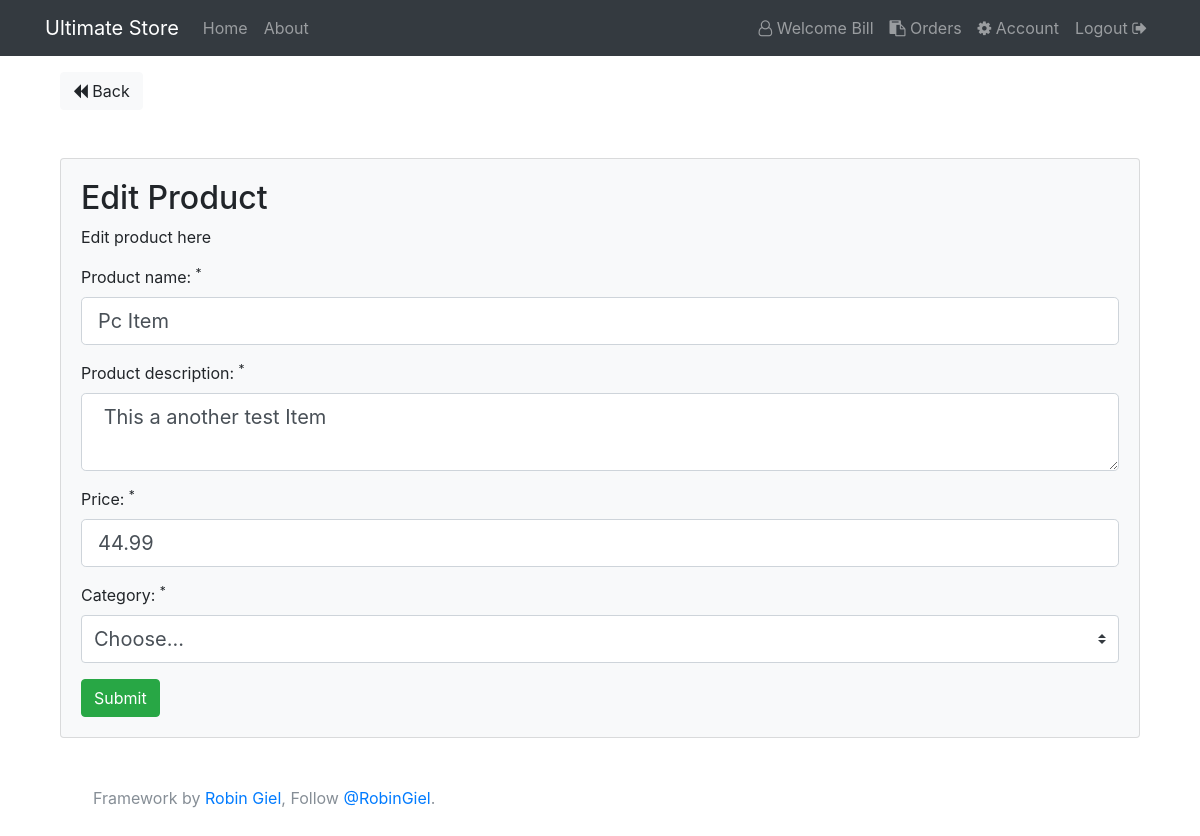
Page /products/edit/31 (signed in) on the committed database.
### tables this page shows
CREATE TABLE `users` (
  `id` int(11) NOT NULL,
  `name` varchar(255) NOT NULL,
  `email` varchar(255) NOT NULL,
  `password` varchar(255) NOT NULL,
  `created_at` datetime NOT NULL DEFAULT CURRENT_TIMESTAMP,
  `role` varchar(255) NOT NULL
);

CREATE TABLE `products` (
  `id` int(11) NOT NULL,
  `name` varchar(255) NOT NULL,
  `description` varchar(255) NOT NULL,
  `category` int(11) NOT NULL,
  `price` double(10,2) NOT NULL,
  `img` varchar(255) NOT NULL,
  `user_id` int(11) NOT NULL
);

### app/controllers/Products.php (called while the page is built, shortened)
<?php
    class Products extends Controller {
        public function __construct(){
            $this->productModel = $this->model('Product');
            $this->userModel = $this->model('User');
            $this->categoryModel = $this->model('Category');
        }
            public function edit($id){
            if($_SERVER['REQUEST_METHOD'] == 'POST'){
                $_POST = filter_input_array(INPUT_POST, FILTER_SANITIZE_STRING);
            $data = [
                'id' => $id,
                'name' => trim($_POST['name']),
                'description' => trim($_POST['description']),
                'category' => trim($_POST['category']),
                'price' => trim($_POST['price']),
                'img' => $_FILES['img']['name'],
                'user_id' => $_SESSION['user_id'],
                'name_err' => '',
                'description_err' => '',
                'category_err' => '',
                'price_err' => '',
                'img_error' => ''
            ];
            if(empty($data['name'])){
                $data['name_err'] = 'Please enter product name';
            }
            if(empty($data['category'])){
                $data['category_err'] = 'Please choose category';
            }
            if(empty($data['description'])){
                $data['description_err'] = 'Please enter description text';
            }
            if(empty($data['price'])){
                $data['price_err'] = 'Please enter price';
            }
            if(empty($data['img'])){
                $data['img_error'] = 'Please upload an image';
            }
            if(empty($data['name_err']) && empty($data['category_err']) && empty($data['description_err']) && empty($data['price_err'])){
                if($this->productModel->updateProduct($data)){
                    flash('post_message', 'Product Updated');
                    redirect('products');
                } else{
                    die('something went wrong');
                }
            }  else {
                $this->view('products/edit', $data);
            }
            } else {
                $product = $this->productModel->getProductById($id);
                $category = $this->categoryModel->getCategory();
            $data = [
                'id' => $id,
                'name' => $product->name,
                'description' => $product->description,
                'category' => $category,
                'price' => $product->price
            ];
            }
            $this->view('products/edit', $data);
        }
    }

### app/libraries/Core.php (called while the page is built, shortened)
<?php
class Core{
    protected $currentMethod = 'index';
    public function __construct(){
        $url = $this->getUrl();
        if(file_exists('../app/controllers/' . ucwords($url[0]).'.php')){
            unset($url[0]);
        }
        $this->currentController =  new $this->currentController;
        if(isset($url[1])){
            if(method_exists($this->currentController, $url[1])){
                $this->currentMethod = $url[1];
                unset($url[1]);
            }
        }
        $this->params = $url ? array_values($url) : [];
        call_user_func_array([$this->currentController, $this->currentMethod], $this->params);
    }
    public function getUrl(){
        if(isset($_GET['url'])){
            $url = trim($_GET['url'], '/');
            $url = filter_var($url, FILTER_SANITIZE_URL);
            $url = explode('/', $url);
            return $url;
        }
    }
}

### public/index.php (called while the page is built, shortened)
<?php
$init = new Core;

### app/libraries/Database.php (called while the page is built, shortened)
<?php
    class Database {
        private $host = DB_HOST;
        private $user = DB_USER;
        private $pass = DB_PASS;
        private $dbname = DB_NAME;
        private $dbh;
        private $stmt;
        public function __construct(){
            $dsn = 'mysql:host=' . $this->host . ';dbname=' . $this->dbname;
            $options = array(
                PDO::ATTR_PERSISTENT => true,
                PDO::ATTR_ERRMODE => PDO::ERRMODE_EXCEPTION
            );
            try{
                $this->dbh = new PDO($dsn, $this->user, $this->pass, $options);
            } catch(PDOException $e){
                $this->error = $e->getMessage();
                echo $this->error;
            }
        }
        public function query($sql){
            $this->stmt = $this->dbh->prepare($sql);
        }
        public function bind($param, $value, $type = null){
            if(is_null($type)){
                switch (true){
                    default:
                    $type = PDO::PARAM_STR;
                }
            }
            $this->stmt->bindValue($param, $value, $type);
        }
        public function execute(){
            return $this->stmt->execute();
        }
        public function single(){
            $this->execute();
            return $this->stmt->fetch(PDO::FETCH_OBJ);
        }
    }

### app/models/User.php (called while the page is built, shortened)
<?php
    class User {
        private $db;
        public function __construct(){
            $this->db = new Database;
        }
         public function getUserById($id){
            $this->db->query('SELECT * FROM users WHERE id = :id');
            $this->db->bind(':id', $id);
            $row = $this->db->single();
            return $row;
        }
    }

### app/models/Product.php (called while the page is built, shortened)
<?php
    class Product{
        private $db;
        public function __construct(){
            $this->db = new Database;
        }
        public function getProductById($id){
            $this->db->query('SELECT * FROM products WHERE id = :id');
            $this->db->bind(':id', $id);
            $row = $this->db->single();
            return $row;
        }
    }

### app/views/products/edit.php (the view, shortened to what this page needs)
<?php require APPROOT . '/views/inc/header.php'; ?>
    <a href="<?php echo URLROOT; ?>/products" class="btn btn-light"><i class="fa fa-backward"></i> Back</a>
    <div class="card card-body bg-light mt-5">
        <h2>Edit Product</h2>
        <p>Edit product here </p>
        <form enctype="multipart/form-data" action="<?php echo URLROOT; ?>/products/edit/ <?php echo $data['id']; ?>" method="post">
        <div class="form-group">
            <label for="name">Product name: <sup>*</sup></label>
            <input type="text" name="name" class="form-control form-control-lg
            <?php echo(!empty($data['name_err'])) ? 'is-invalid' : ''; ?>" value="<?php echo $data['name']; ?>">
        </div>
        <div class="form-group">
            <label for="description">Product description: <sup>*</sup></label>
            <textarea name="description" class="form-control form-control-lg
            <?php echo(!empty($data['description_err'])) ? 'is-invalid' : ''; ?>"> <?php echo $data['description']; ?></textarea>
        </div>
        <div class="form-group">
            <label for="price">Price: <sup>*</sup></label>
             <input type="number" min="0" step="0.01" data-number-to-fixed="2" data-number-stepfactor="100" name="price" class="form-control form-control-lg
            <?php echo(!empty($data['price_err'])) ? 'is-invalid' : ''; ?>" value="<?php echo $data['price']; ?>">
        </div>
        <div class="form-group">
            <label for="category">Category: <sup>*</sup></label>
      <select name="category" class="custom-select mr-sm-2 form-control form-control-lg <?php echo(!empty($data['category_err'])) ? 'is-invalid' : ''; ?>" id="inlineFormCustomSelect">
        <option selected>Choose...</option>
      </select>
        </div>
        <input type="submit" class="btn btn-success" value="Submit">
        </form>
    </div>
<?php require APPROOT . '/views/inc/footer.php'; ?>

### app/views/inc/navbar.php (shortened to what this page needs)
<header>
<nav class="navbar navbar-expand-lg navbar-dark bg-dark mb-3">
    <div class="container">
      <a class="navbar-brand" href="<?php echo URLROOT; ?>/pages/index"><?php echo SITENAME; ?></a>
      <div class="collapse navbar-collapse" id="navbarsExampleDefault">
        <ul class="navbar-nav mr-auto">
          <li class="nav-item">
            <a class="nav-link" href="<?php echo URLROOT; ?>/pages/index">Home</a>
          </li>
          <li class="nav-item">
            <a class="nav-link" href="<?php echo URLROOT; ?>/pages/about">About</a>
          </li>
        </ul>
        <ul class="navbar-nav ml-auto">
         <?php
         if(isset($_SESSION['user_id']) && $_SESSION['user_role'] === 'medewerker' ) : ?>
          <li class="nav-item">
            <a class="nav-link" href="#"><i class="fa fa-user-o" aria-hidden="true"></i> Welcome <?php $id = $_SESSION['user_id'];
            $user = $this->userModel->getUserById($id); echo $user->name; ?></a>
          </li>
          <li class="nav-item">
            <a class="nav-link" href="<?php echo URLROOT; ?>/orders"><i class="fa fa-clipboard" aria-hidden="true"></i> Orders</a>
          </li>
          <li class="nav-item">
            <a class="nav-link" href="<?php echo URLROOT; ?>/accounts"><i class="fa fa-cog" aria-hidden="true"></i> Account</a>
          </li>
          <li class="nav-item">
            <a class="nav-link" href="<?php echo URLROOT; ?>/users/logout">Logout <i class="fa fa-sign-out" aria-hidden="true"></i></a>
          </li>
        <?php endif; ?>
        </ul>
      </div>
    </div>
</nav>
</header>

### rows in the picture
users: name "Bill"
products: name "Pc Item", description "This a another test Item", price "44.99"

### other values in the picture
SITENAME "Ultimate Store"
